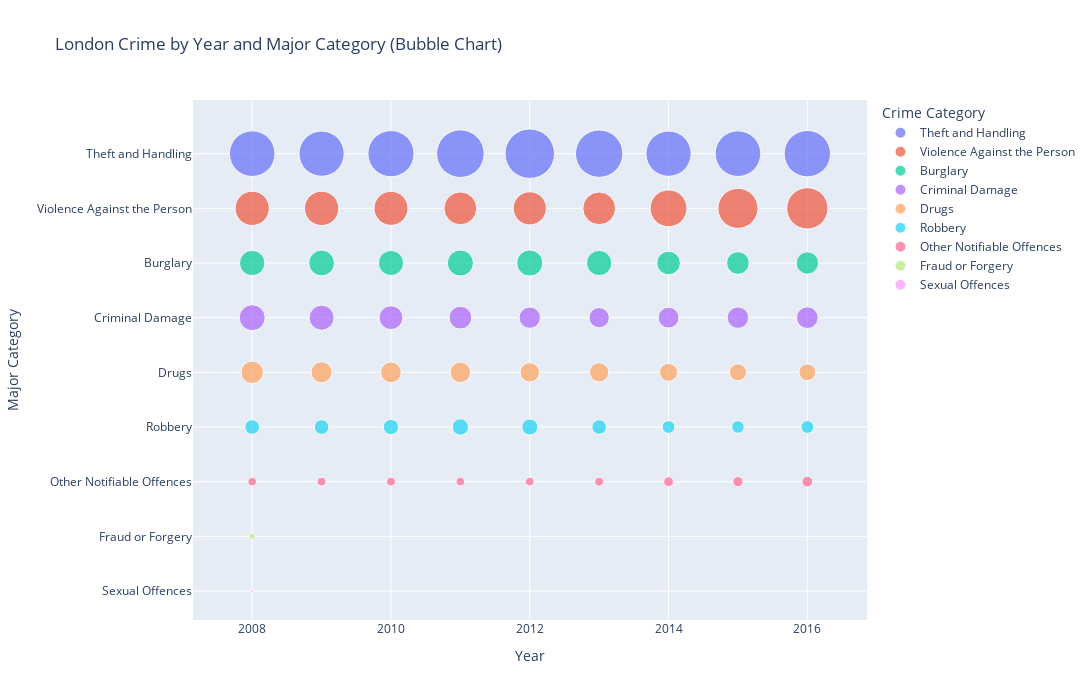

Here is the notebook cell this chart was saved with:
### Code cell
import plotly.express as px

# Aggregate by year and major category
df_crime_cat_year = (
    df_london_crime
    .groupby(['year','major_category'])['value']
    .sum()
    .reset_index()
)

# Sort categories by total crime for cleaner Y-axis order
category_order = (
    df_crime_cat_year.groupby("major_category")["value"]
    .sum()
    .sort_values(ascending=False)
    .index
    .tolist()
)

# Bubble chart (better sizing + wider layout)
fig = px.scatter(
    df_crime_cat_year,
    x="year",
    y="major_category",
    size="value",
    color="major_category",
    hover_name="major_category",
    category_orders={"major_category": category_order},
    title="London Crime by Year and Major Category (Bubble Chart)",
    size_max=35,  # smaller bubbles
    height=700,
    width=1200
)

fig.update_layout(
    yaxis=dict(title="Major Category"),
    xaxis=dict(title="Year"),
    legend_title="Crime Category"
)

fig.show()

### Figure 1 — Plotly figure (JSON) as saved in the notebook; plotly's stock layout.template omitted (floating-point values rounded to 4 significant figures)
{"data": [{"hovertemplate": "<b>%{hovertext}</b><br><br>major_category=%{y}<br>year=%{x}<br>value=%{marker.size}<extra></extra>", "hovertext": ["Theft and Handling", "Theft and Handling", "Theft and Handling", "Theft and Handling", "Theft and Handling", "Theft and Handling", "Theft and Handling", "Theft and Handling", "Theft and Handling"], "legendgroup": "Theft and Handling", "marker": {"color": "#636efa", "size": [283692, 279492, 290924, 309292, 334054, 306372, 279880, 284022, 294133], "sizemode": "area", "sizeref": 272.7, "symbol": "circle"}, "mode": "markers", "name": "Theft and Handling", "orientation": "h", "showlegend": true, "type": "scatter", "x": [2008, 2009, 2010, 2011, 2012, 2013, 2014, 2015, 2016], "xaxis": "x", "y": ["Theft and Handling", "Theft and Handling", "Theft and Handling", "Theft and Handling", "Theft and Handling", "Theft and Handling", "Theft and Handling", "Theft and Handling", "Theft and Handling"], "yaxis": "y"}, {"hovertemplate": "<b>%{hovertext}</b><br><br>major_category=%{y}<br>year=%{x}<br>value=%{marker.size}<extra></extra>", "hovertext": ["Violence Against the Person", "Violence Against the Person", "Violence Against the Person", "Violence Against the Person", "Violence Against the Person", "Violence Against the Person", "Violence Against the Person", "Violence Against the Person", "Violence Against the Person"], "legendgroup": "Violence Against the Person", "marker": {"color": "#EF553B", "size": [159844, 160777, 157894, 146901, 150014, 146181, 185349, 218740, 232381], "sizemode": "area", "sizeref": 272.7, "symbol": "circle"}, "mode": "markers", "name": "Violence Against the Person", "orientation": "h", "showlegend": true, "type": "scatter", "x": [2008, 2009, 2010, 2011, 2012, 2013, 2014, 2015, 2016], "xaxis": "x", "y": ["Violence Against the Person", "Violence Against the Person", "Violence Against the Person", "Violence Against the Person", "Violence Against the Person", "Violence Against the Person", "Violence Against the Person", "Violence Against the Person", "Violence Against the Person"], "yaxis": "y"}, {"hovertemplate": "<b>%{hovertext}</b><br><br>major_category=%{y}<br>year=%{x}<br>value=%{marker.size}<extra></extra>", "hovertext": ["Burglary", "Burglary", "Burglary", "Burglary", "Burglary", "Burglary", "Burglary", "Burglary", "Burglary"], "legendgroup": "Burglary", "marker": {"color": "#00cc96", "size": [88092, 90619, 86826, 93315, 93392, 87222, 76053, 70489, 68285], "sizemode": "area", "sizeref": 272.7, "symbol": "circle"}, "mode": "markers", "name": "Burglary", "orientation": "h", "showlegend": true, "type": "scatter", "x": [2008, 2009, 2010, 2011, 2012, 2013, 2014, 2015, 2016], "xaxis": "x", "y": ["Burglary", "Burglary", "Burglary", "Burglary", "Burglary", "Burglary", "Burglary", "Burglary", "Burglary"], "yaxis": "y"}, {"hovertemplate": "<b>%{hovertext}</b><br><br>major_category=%{y}<br>year=%{x}<br>value=%{marker.size}<extra></extra>", "hovertext": ["Criminal Damage", "Criminal Damage", "Criminal Damage", "Criminal Damage", "Criminal Damage", "Criminal Damage", "Criminal Damage", "Criminal Damage", "Criminal Damage"], "legendgroup": "Criminal Damage", "marker": {"color": "#ab63fa", "size": [91872, 85565, 77897, 70914, 62158, 56206, 59279, 62976, 64071], "sizemode": "area", "sizeref": 272.7, "symbol": "circle"}, "mode": "markers", "name": "Criminal Damage", "orientation": "h", "showlegend": true, "type": "scatter", "x": [2008, 2009, 2010, 2011, 2012, 2013, 2014, 2015, 2016], "xaxis": "x", "y": ["Criminal Damage", "Criminal Damage", "Criminal Damage", "Criminal Damage", "Criminal Damage", "Criminal Damage", "Criminal Damage", "Criminal Damage", "Criminal Damage"], "yaxis": "y"}, {"hovertemplate": "<b>%{hovertext}</b><br><br>major_category=%{y}<br>year=%{x}<br>value=%{marker.size}<extra></extra>", "hovertext": ["Drugs", "Drugs", "Drugs", "Drugs", "Drugs", "Drugs", "Drugs", "Drugs", "Drugs"], "legendgroup": "Drugs", "marker": {"color": "#FFA15A", "size": [68804, 60549, 58674, 57550, 51776, 50278, 44435, 39785, 38914], "sizemode": "area", "sizeref": 272.7, "symbol": "circle"}, "mode": "markers", "name": "Drugs", "orientation": "h", "showlegend": true, "type": "scatter", "x": [2008, 2009, 2010, 2011, 2012, 2013, 2014, 2015, 2016], "xaxis": "x", "y": ["Drugs", "Drugs", "Drugs", "Drugs", "Drugs", "Drugs", "Drugs", "Drugs", "Drugs"], "yaxis": "y"}, {"hovertemplate": "<b>%{hovertext}</b><br><br>major_category=%{y}<br>year=%{x}<br>value=%{marker.size}<extra></extra>", "hovertext": ["Robbery", "Robbery", "Robbery", "Robbery", "Robbery", "Robbery", "Robbery", "Robbery", "Robbery"], "legendgroup": "Robbery", "marker": {"color": "#19d3f3", "size": [29627, 29568, 32341, 36679, 35260, 29337, 22150, 21383, 22528], "sizemode": "area", "sizeref": 272.7, "symbol": "circle"}, "mode": "markers", "name": "Robbery", "orientation": "h", "showlegend": true, "type": "scatter", "x": [2008, 2009, 2010, 2011, 2012, 2013, 2014, 2015, 2016], "xaxis": "x", "y": ["Robbery", "Robbery", "Robbery", "Robbery", "Robbery", "Robbery", "Robbery", "Robbery", "Robbery"], "yaxis": "y"}, {"hovertemplate": "<b>%{hovertext}</b><br><br>major_category=%{y}<br>year=%{x}<br>value=%{marker.size}<extra></extra>", "hovertext": ["Other Notifiable Offences", "Other Notifiable Offences", "Other Notifiable Offences", "Other Notifiable Offences", "Other Notifiable Offences", "Other Notifiable Offences", "Other Notifiable Offences", "Other Notifiable Offences", "Other Notifiable Offences"], "legendgroup": "Other Notifiable Offences", "marker": {"color": "#FF6692", "size": [10112, 10644, 10768, 10264, 10675, 10811, 13037, 14229, 15809], "sizemode": "area", "sizeref": 272.7, "symbol": "circle"}, "mode": "markers", "name": "Other Notifiable Offences", "orientation": "h", "showlegend": true, "type": "scatter", "x": [2008, 2009, 2010, 2011, 2012, 2013, 2014, 2015, 2016], "xaxis": "x", "y": ["Other Notifiable Offences", "Other Notifiable Offences", "Other Notifiable Offences", "Other Notifiable Offences", "Other Notifiable Offences", "Other Notifiable Offences", "Other Notifiable Offences", "Other Notifiable Offences", "Other Notifiable Offences"], "yaxis": "y"}, {"hovertemplate": "<b>%{hovertext}</b><br><br>major_category=%{y}<br>year=%{x}<br>value=%{marker.size}<extra></extra>", "hovertext": ["Fraud or Forgery", "Fraud or Forgery", "Fraud or Forgery", "Fraud or Forgery", "Fraud or Forgery", "Fraud or Forgery", "Fraud or Forgery", "Fraud or Forgery", "Fraud or Forgery"], "legendgroup": "Fraud or Forgery", "marker": {"color": "#B6E880", "size": [5325, 0, 0, 0, 0, 0, 0, 0, 0], "sizemode": "area", "sizeref": 272.7, "symbol": "circle"}, "mode": "markers", "name": "Fraud or Forgery", "orientation": "h", "showlegend": true, "type": "scatter", "x": [2008, 2009, 2010, 2011, 2012, 2013, 2014, 2015, 2016], "xaxis": "x", "y": ["Fraud or Forgery", "Fraud or Forgery", "Fraud or Forgery", "Fraud or Forgery", "Fraud or Forgery", "Fraud or Forgery", "Fraud or Forgery", "Fraud or Forgery", "Fraud or Forgery"], "yaxis": "y"}, {"hovertemplate": "<b>%{hovertext}</b><br><br>major_category=%{y}<br>year=%{x}<br>value=%{marker.size}<extra></extra>", "hovertext": ["Sexual Offences", "Sexual Offences", "Sexual Offences", "Sexual Offences", "Sexual Offences", "Sexual Offences", "Sexual Offences", "Sexual Offences", "Sexual Offences"], "legendgroup": "Sexual Offences", "marker": {"color": "#FF97FF", "size": [1273, 0, 0, 0, 0, 0, 0, 0, 0], "sizemode": "area", "sizeref": 272.7, "symbol": "circle"}, "mode": "markers", "name": "Sexual Offences", "orientation": "h", "showlegend": true, "type": "scatter", "x": [2008, 2009, 2010, 2011, 2012, 2013, 2014, 2015, 2016], "xaxis": "x", "y": ["Sexual Offences", "Sexual Offences", "Sexual Offences", "Sexual Offences", "Sexual Offences", "Sexual Offences", "Sexual Offences", "Sexual Offences", "Sexual Offences"], "yaxis": "y"}], "layout": {"height": 700, "legend": {"itemsizing": "constant", "title": {"text": "Crime Category"}, "tracegroupgap": 0}, "title": {"text": "London Crime by Year and Major Category (Bubble Chart)"}, "width": 1200, "xaxis": {"anchor": "y", "domain": [0, 1], "title": {"text": "Year"}}, "yaxis": {"anchor": "x", "categoryarray": ["Sexual Offences", "Fraud or Forgery", "Other Notifiable Offences", "Robbery", "Drugs", "Criminal Damage", "Burglary", "Violence Against the Person", "Theft and Handling"], "categoryorder": "array", "domain": [0, 1], "title": {"text": "Major Category"}}}}
